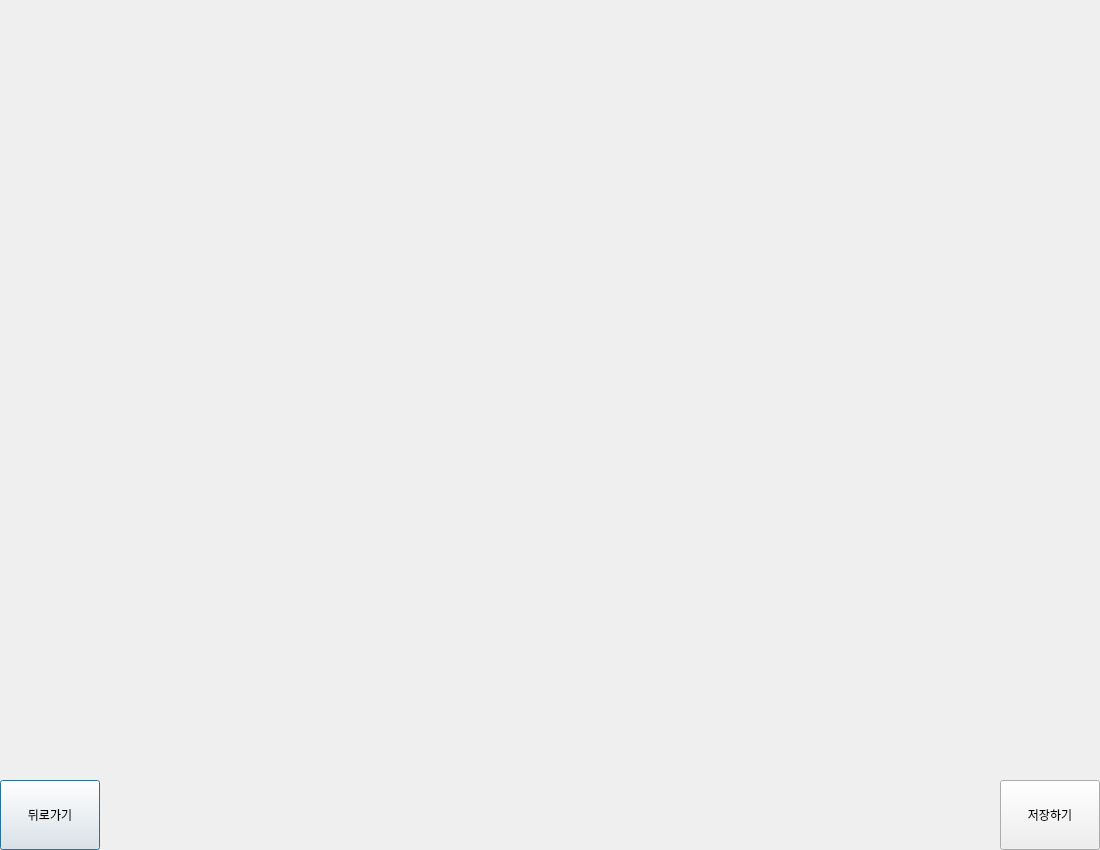
<?xml version="1.0" encoding="UTF-8"?>
<ui version="4.0">
 <class>Dialog</class>
 <widget class="QDialog" name="Dialog">
  <property name="geometry">
   <rect>
    <x>0</x>
    <y>0</y>
    <width>1100</width>
    <height>850</height>
   </rect>
  </property>
  <property name="windowTitle">
   <string>Dialog</string>
  </property>
  <widget class="QPushButton" name="backButton">
   <property name="geometry">
    <rect>
     <x>0</x>
     <y>780</y>
     <width>100</width>
     <height>70</height>
    </rect>
   </property>
   <property name="text">
    <string>뒤로가기</string>
   </property>
  </widget>
  <widget class="QPushButton" name="saveButton">
   <property name="geometry">
    <rect>
     <x>1000</x>
     <y>780</y>
     <width>100</width>
     <height>70</height>
    </rect>
   </property>
   <property name="text">
    <string>저장하기</string>
   </property>
  </widget>
  <widget class="QWidget" name="gridLayoutWidget">
   <property name="geometry">
    <rect>
     <x>100</x>
     <y>70</y>
     <width>901</width>
     <height>711</height>
    </rect>
   </property>
   <layout class="QGridLayout" name="logic_pan"/>
  </widget>
 </widget>
 <resources/>
 <connections/>
</ui>
